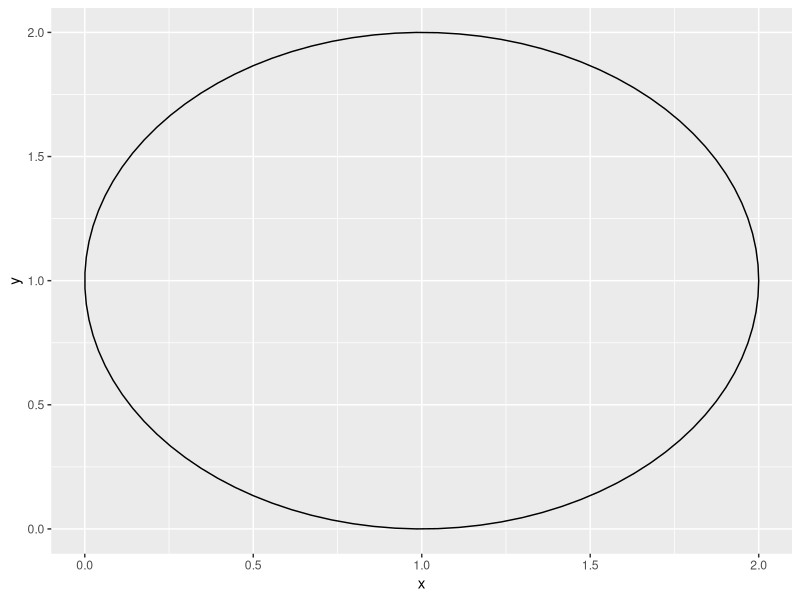
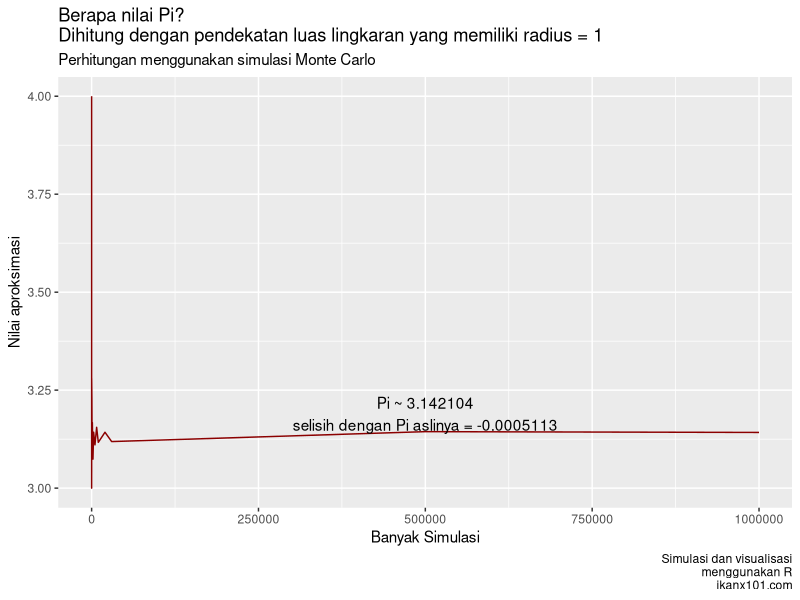

Write the R code that produced these figures, in order.
# mulai dari hati yang bersih
rm(list = ls())

# panggil libraries
library(dplyr)
library(ggplot2)

# gambar lingkaran
xc = 1
yc = 1
r = 1
ggplot() + annotate("path",
   x=xc+r*cos(seq(0,2*pi,length.out=100)),
   y=yc+r*sin(seq(0,2*pi,length.out=100)))
   
   
# sekarang kita hitung dengan simulasi montecarlo
# kita tentukan terlebih dahulu berapa banyak simulasinya
# ini fungsi utk menghitungnya
set.seed(10104074)
hitung_pi = function(n){
  x = runif(n)
  y = runif(n)
  data = data.frame(x,y)
  data =
    data %>%
    mutate(jatuh = x^2 + y^2,
           ket = ifelse(jatuh <= 1, 1,0))
  return(4 * sum(data$ket)/n)
}

# saatnya simulasi
simulasi = data.frame(
  n = c(10,20,50,75,100,400,600,999,1100,2000,
        3000,5000,7500,10000,20000,30000,500000,
        1000000),
  pi = 0
)

simulasi$pi = sapply(simulasi$n,hitung_pi)
simulasi$beda = pi - simulasi$pi

simulasi

simulasi %>%
    ggplot(aes(x = n,
               y = pi)) +
    geom_line(color = "darkred") +
    labs(title = "Berapa nilai Pi?\nDihitung dengan pendekatan luas lingkaran yang memiliki radius = 1",
        subtitle = "Perhitungan menggunakan simulasi Monte Carlo",
        caption = "Simulasi dan visualisasi\nmenggunakan R\nikanx101.com",
        x = "Banyak Simulasi",
        y = "Nilai aproksimasi") +
        annotate("text",
                 x = 500000, 
                 y = 3.19, 
                 label = paste0("Pi ~ ",simulasi$pi[18],
                                "\nselisih dengan Pi aslinya = ",round(simulasi$beda[18],7))
                 )
